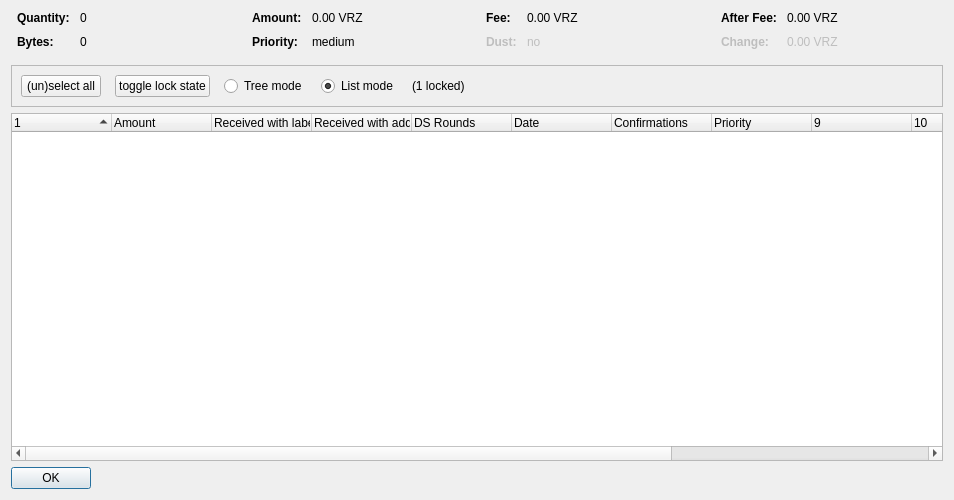
<?xml version="1.0" encoding="UTF-8"?>
<ui version="4.0">
 <class>CoinControlDialog</class>
 <widget class="QDialog" name="CoinControlDialog">
  <property name="geometry">
   <rect>
    <x>0</x>
    <y>0</y>
    <width>954</width>
    <height>500</height>
   </rect>
  </property>
  <property name="windowTitle">
   <string>Coin Selection</string>
  </property>
  <layout class="QVBoxLayout" name="verticalLayout">
   <item>
    <layout class="QHBoxLayout" name="horizontalLayoutTop" stretch="0,0,0,0">
     <property name="topMargin">
      <number>0</number>
     </property>
     <property name="bottomMargin">
      <number>10</number>
     </property>
     <item>
      <layout class="QFormLayout" name="formLayoutCoinControl1">
       <property name="horizontalSpacing">
        <number>10</number>
       </property>
       <property name="verticalSpacing">
        <number>10</number>
       </property>
       <property name="leftMargin">
        <number>6</number>
       </property>
       <property name="rightMargin">
        <number>6</number>
       </property>
       <item row="0" column="0">
        <widget class="QLabel" name="labelCoinControlQuantityText">
         <property name="font">
          <font>
           <weight>75</weight>
           <bold>true</bold>
          </font>
         </property>
         <property name="text">
          <string>Quantity:</string>
         </property>
        </widget>
       </item>
       <item row="0" column="1">
        <widget class="QLabel" name="labelCoinControlQuantity">
         <property name="cursor">
          <cursorShape>IBeamCursor</cursorShape>
         </property>
         <property name="contextMenuPolicy">
          <enum>Qt::ActionsContextMenu</enum>
         </property>
         <property name="text">
          <string notr="true">0</string>
         </property>
         <property name="textInteractionFlags">
          <set>Qt::LinksAccessibleByMouse|Qt::TextSelectableByKeyboard|Qt::TextSelectableByMouse</set>
         </property>
        </widget>
       </item>
       <item row="1" column="0">
        <widget class="QLabel" name="labelCoinControlBytesText">
         <property name="font">
          <font>
           <weight>75</weight>
           <bold>true</bold>
          </font>
         </property>
         <property name="text">
          <string>Bytes:</string>
         </property>
        </widget>
       </item>
       <item row="1" column="1">
        <widget class="QLabel" name="labelCoinControlBytes">
         <property name="cursor">
          <cursorShape>IBeamCursor</cursorShape>
         </property>
         <property name="contextMenuPolicy">
          <enum>Qt::ActionsContextMenu</enum>
         </property>
         <property name="text">
          <string notr="true">0</string>
         </property>
         <property name="textInteractionFlags">
          <set>Qt::LinksAccessibleByMouse|Qt::TextSelectableByKeyboard|Qt::TextSelectableByMouse</set>
         </property>
        </widget>
       </item>
      </layout>
     </item>
     <item>
      <layout class="QFormLayout" name="formLayoutCoinControl2">
       <property name="horizontalSpacing">
        <number>10</number>
       </property>
       <property name="verticalSpacing">
        <number>10</number>
       </property>
       <property name="leftMargin">
        <number>6</number>
       </property>
       <property name="rightMargin">
        <number>6</number>
       </property>
       <item row="0" column="0">
        <widget class="QLabel" name="labelCoinControlAmountText">
         <property name="font">
          <font>
           <weight>75</weight>
           <bold>true</bold>
          </font>
         </property>
         <property name="text">
          <string>Amount:</string>
         </property>
        </widget>
       </item>
       <item row="0" column="1">
        <widget class="QLabel" name="labelCoinControlAmount">
         <property name="cursor">
          <cursorShape>IBeamCursor</cursorShape>
         </property>
         <property name="contextMenuPolicy">
          <enum>Qt::ActionsContextMenu</enum>
         </property>
         <property name="text">
          <string notr="true">0.00 VRZ</string>
         </property>
         <property name="textInteractionFlags">
          <set>Qt::LinksAccessibleByMouse|Qt::TextSelectableByKeyboard|Qt::TextSelectableByMouse</set>
         </property>
        </widget>
       </item>
       <item row="1" column="0">
        <widget class="QLabel" name="labelCoinControlPriorityText">
         <property name="font">
          <font>
           <weight>75</weight>
           <bold>true</bold>
          </font>
         </property>
         <property name="text">
          <string>Priority:</string>
         </property>
        </widget>
       </item>
       <item row="1" column="1">
        <widget class="QLabel" name="labelCoinControlPriority">
         <property name="cursor">
          <cursorShape>IBeamCursor</cursorShape>
         </property>
         <property name="contextMenuPolicy">
          <enum>Qt::ActionsContextMenu</enum>
         </property>
         <property name="text">
          <string>medium</string>
         </property>
         <property name="textInteractionFlags">
          <set>Qt::LinksAccessibleByMouse|Qt::TextSelectableByKeyboard|Qt::TextSelectableByMouse</set>
         </property>
        </widget>
       </item>
      </layout>
     </item>
     <item>
      <layout class="QFormLayout" name="formLayoutCoinControl3">
       <property name="horizontalSpacing">
        <number>10</number>
       </property>
       <property name="verticalSpacing">
        <number>10</number>
       </property>
       <property name="leftMargin">
        <number>6</number>
       </property>
       <property name="rightMargin">
        <number>6</number>
       </property>
       <item row="0" column="0">
        <widget class="QLabel" name="labelCoinControlFeeText">
         <property name="font">
          <font>
           <weight>75</weight>
           <bold>true</bold>
          </font>
         </property>
         <property name="text">
          <string>Fee:</string>
         </property>
        </widget>
       </item>
       <item row="0" column="1">
        <widget class="QLabel" name="labelCoinControlFee">
         <property name="cursor">
          <cursorShape>IBeamCursor</cursorShape>
         </property>
         <property name="contextMenuPolicy">
          <enum>Qt::ActionsContextMenu</enum>
         </property>
         <property name="text">
          <string notr="true">0.00 VRZ</string>
         </property>
         <property name="textInteractionFlags">
          <set>Qt::LinksAccessibleByMouse|Qt::TextSelectableByKeyboard|Qt::TextSelectableByMouse</set>
         </property>
        </widget>
       </item>
       <item row="1" column="0">
        <widget class="QLabel" name="labelCoinControlLowOutputText">
         <property name="enabled">
          <bool>false</bool>
         </property>
         <property name="font">
          <font>
           <weight>75</weight>
           <bold>true</bold>
          </font>
         </property>
         <property name="text">
          <string>Dust:</string>
         </property>
        </widget>
       </item>
       <item row="1" column="1">
        <widget class="QLabel" name="labelCoinControlLowOutput">
         <property name="enabled">
          <bool>false</bool>
         </property>
         <property name="cursor">
          <cursorShape>IBeamCursor</cursorShape>
         </property>
         <property name="contextMenuPolicy">
          <enum>Qt::ActionsContextMenu</enum>
         </property>
         <property name="text">
          <string>no</string>
         </property>
         <property name="textInteractionFlags">
          <set>Qt::LinksAccessibleByMouse|Qt::TextSelectableByKeyboard|Qt::TextSelectableByMouse</set>
         </property>
        </widget>
       </item>
      </layout>
     </item>
     <item>
      <layout class="QFormLayout" name="formLayoutCoinControl4">
       <property name="horizontalSpacing">
        <number>10</number>
       </property>
       <property name="verticalSpacing">
        <number>10</number>
       </property>
       <property name="leftMargin">
        <number>6</number>
       </property>
       <property name="rightMargin">
        <number>6</number>
       </property>
       <item row="0" column="0">
        <widget class="QLabel" name="labelCoinControlAfterFeeText">
         <property name="font">
          <font>
           <weight>75</weight>
           <bold>true</bold>
          </font>
         </property>
         <property name="text">
          <string>After Fee:</string>
         </property>
        </widget>
       </item>
       <item row="0" column="1">
        <widget class="QLabel" name="labelCoinControlAfterFee">
         <property name="cursor">
          <cursorShape>IBeamCursor</cursorShape>
         </property>
         <property name="contextMenuPolicy">
          <enum>Qt::ActionsContextMenu</enum>
         </property>
         <property name="text">
          <string notr="true">0.00 VRZ</string>
         </property>
         <property name="textInteractionFlags">
          <set>Qt::LinksAccessibleByMouse|Qt::TextSelectableByKeyboard|Qt::TextSelectableByMouse</set>
         </property>
        </widget>
       </item>
       <item row="1" column="0">
        <widget class="QLabel" name="labelCoinControlChangeText">
         <property name="enabled">
          <bool>false</bool>
         </property>
         <property name="font">
          <font>
           <weight>75</weight>
           <bold>true</bold>
          </font>
         </property>
         <property name="text">
          <string>Change:</string>
         </property>
        </widget>
       </item>
       <item row="1" column="1">
        <widget class="QLabel" name="labelCoinControlChange">
         <property name="enabled">
          <bool>false</bool>
         </property>
         <property name="cursor">
          <cursorShape>IBeamCursor</cursorShape>
         </property>
         <property name="contextMenuPolicy">
          <enum>Qt::ActionsContextMenu</enum>
         </property>
         <property name="text">
          <string notr="true">0.00 VRZ</string>
         </property>
         <property name="textInteractionFlags">
          <set>Qt::LinksAccessibleByMouse|Qt::TextSelectableByKeyboard|Qt::TextSelectableByMouse</set>
         </property>
        </widget>
       </item>
      </layout>
     </item>
    </layout>
   </item>
   <item>
    <widget class="QFrame" name="frame">
     <property name="minimumSize">
      <size>
       <width>0</width>
       <height>40</height>
      </size>
     </property>
     <property name="frameShape">
      <enum>QFrame::StyledPanel</enum>
     </property>
     <property name="frameShadow">
      <enum>QFrame::Sunken</enum>
     </property>
     <layout class="QHBoxLayout" name="horizontalLayout">
      <item>
       <layout class="QHBoxLayout" name="horizontalLayoutPanel" stretch="0,0,0,0,0,0">
        <property name="spacing">
         <number>14</number>
        </property>
        <item>
         <widget class="QPushButton" name="pushButtonSelectAll">
          <property name="sizePolicy">
           <sizepolicy hsizetype="Maximum" vsizetype="Fixed">
            <horstretch>0</horstretch>
            <verstretch>0</verstretch>
           </sizepolicy>
          </property>
          <property name="text">
           <string>(un)select all</string>
          </property>
          <property name="autoDefault">
           <bool>false</bool>
          </property>
         </widget>
        </item>
        <item>
         <widget class="QPushButton" name="pushButtonToggleLock">
          <property name="sizePolicy">
           <sizepolicy hsizetype="Maximum" vsizetype="Fixed">
            <horstretch>0</horstretch>
            <verstretch>0</verstretch>
           </sizepolicy>
          </property>
          <property name="text">
           <string>toggle lock state</string>
          </property>
          <property name="autoDefault">
           <bool>false</bool>
          </property>
         </widget>
        </item>
        <item>
         <widget class="QRadioButton" name="radioTreeMode">
          <property name="sizePolicy">
           <sizepolicy hsizetype="Maximum" vsizetype="Fixed">
            <horstretch>0</horstretch>
            <verstretch>0</verstretch>
           </sizepolicy>
          </property>
          <property name="text">
           <string>Tree mode</string>
          </property>
         </widget>
        </item>
        <item>
         <widget class="QRadioButton" name="radioListMode">
          <property name="sizePolicy">
           <sizepolicy hsizetype="Maximum" vsizetype="Fixed">
            <horstretch>0</horstretch>
            <verstretch>0</verstretch>
           </sizepolicy>
          </property>
          <property name="text">
           <string>List mode</string>
          </property>
          <property name="checked">
           <bool>true</bool>
          </property>
         </widget>
        </item>
        <item>
         <widget class="QLabel" name="labelLocked">
          <property name="text">
           <string>(1 locked)</string>
          </property>
         </widget>
        </item>
        <item>
         <spacer name="horizontalSpacer">
          <property name="orientation">
           <enum>Qt::Horizontal</enum>
          </property>
          <property name="sizeHint" stdset="0">
           <size>
            <width>40</width>
            <height>20</height>
           </size>
          </property>
         </spacer>
        </item>
       </layout>
      </item>
     </layout>
    </widget>
   </item>
   <item>
    <widget class="CoinControlTreeWidget" name="treeWidget">
     <property name="contextMenuPolicy">
      <enum>Qt::CustomContextMenu</enum>
     </property>
     <property name="sortingEnabled">
      <bool>false</bool>
     </property>
     <property name="columnCount">
      <number>13</number>
     </property>
     <attribute name="headerShowSortIndicator" stdset="0">
      <bool>true</bool>
     </attribute>
     <attribute name="headerStretchLastSection">
      <bool>false</bool>
     </attribute>
     <column>
      <property name="text">
       <string/>
      </property>
     </column>
     <column>
      <property name="text">
       <string>Amount</string>
      </property>
     </column>
     <column>
      <property name="text">
       <string>Received with label</string>
      </property>
     </column>
     <column>
      <property name="text">
       <string>Received with address</string>
      </property>
     </column>
     <column>
      <property name="text">
       <string>DS Rounds</string>
      </property>
     </column>
     <column>
      <property name="text">
       <string>Date</string>
      </property>
     </column>
     <column>
      <property name="text">
       <string>Confirmations</string>
      </property>
      <property name="toolTip">
       <string>Confirmed</string>
      </property>
     </column>
     <column>
      <property name="text">
       <string>Priority</string>
      </property>
     </column>
     <column>
      <property name="text">
       <string/>
      </property>
     </column>
     <column>
      <property name="text">
       <string/>
      </property>
     </column>
     <column>
      <property name="text">
       <string/>
      </property>
     </column>
     <column>
      <property name="text">
       <string/>
      </property>
     </column>
     <column>
      <property name="text">
       <string/>
      </property>
     </column>
    </widget>
   </item>
   <item>
    <widget class="QDialogButtonBox" name="buttonBox">
     <property name="sizePolicy">
      <sizepolicy hsizetype="Maximum" vsizetype="Fixed">
       <horstretch>0</horstretch>
       <verstretch>0</verstretch>
      </sizepolicy>
     </property>
     <property name="orientation">
      <enum>Qt::Horizontal</enum>
     </property>
     <property name="standardButtons">
      <set>QDialogButtonBox::Ok</set>
     </property>
    </widget>
   </item>
  </layout>
 </widget>
 <customwidgets>
  <customwidget>
   <class>CoinControlTreeWidget</class>
   <extends>QTreeWidget</extends>
   <header>coincontroltreewidget.h</header>
  </customwidget>
 </customwidgets>
 <resources/>
 <connections/>
</ui>
